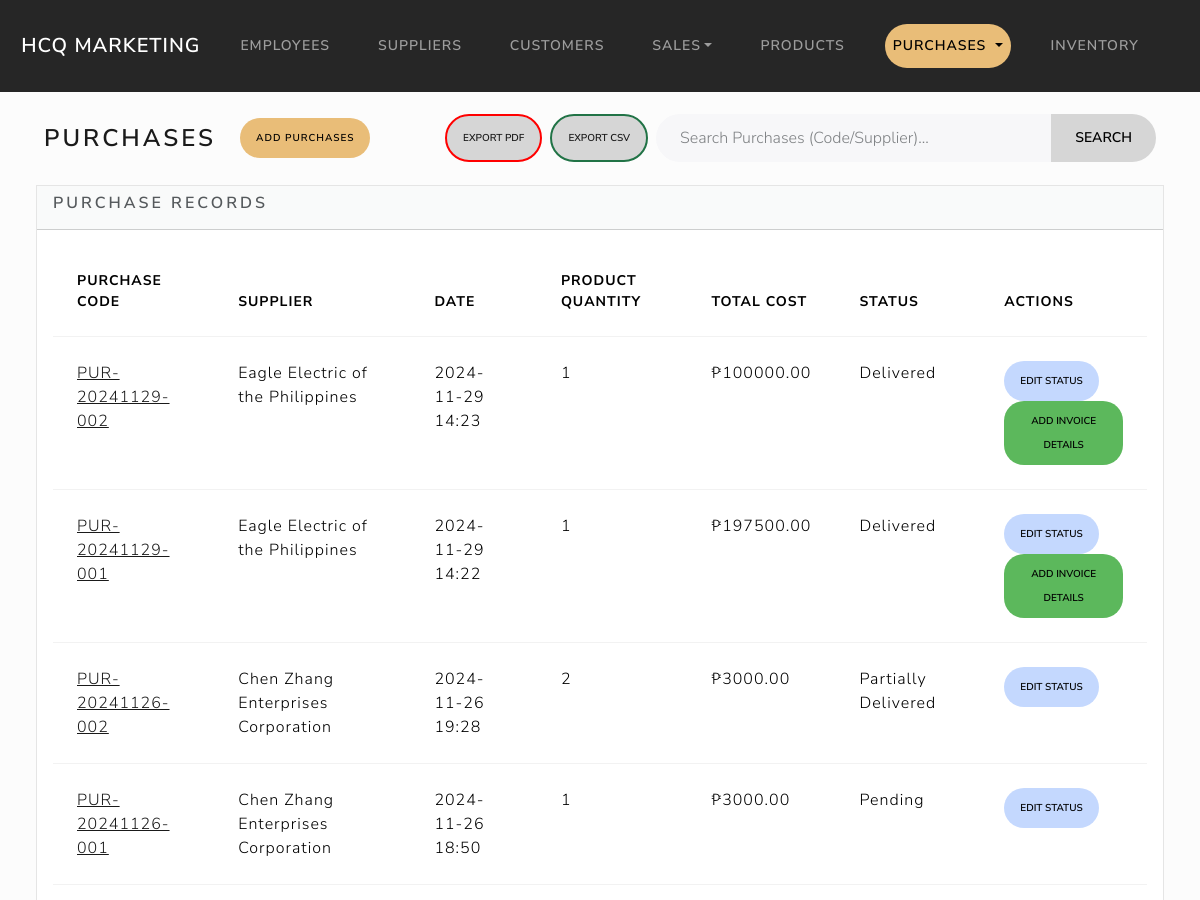
Before: /purchases/ (upper part) with the older database file.
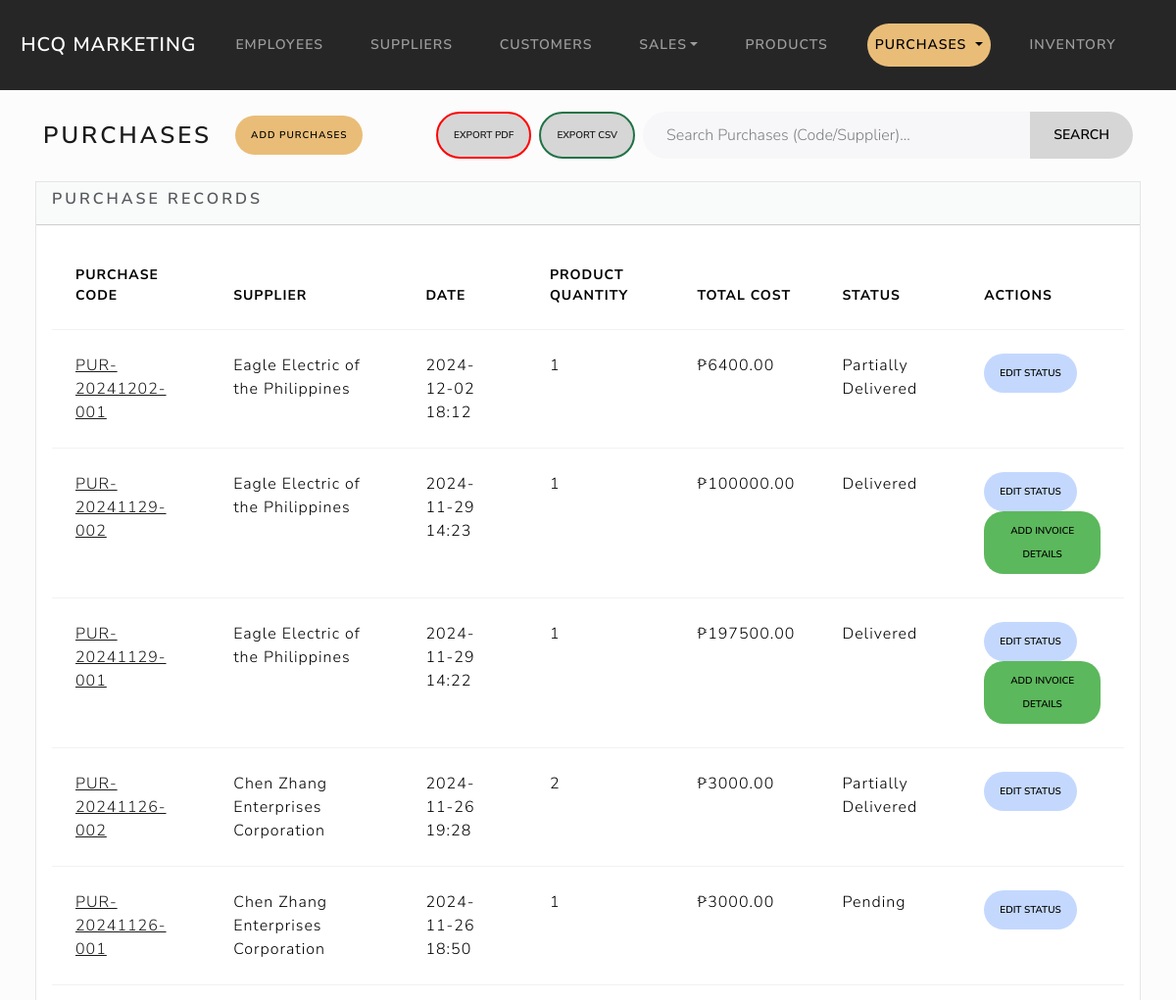
After: the same page with the newer database file.
### purchases/models.py (models this page shows, shortened)
class Purchase(models.Model):
    STATUS_CHOICES = [
        ('Pending', 'Pending'),
        ('Partially Delivered', 'Partially Delivered'),
        ('Delivered', 'Delivered'),
        ('Cancelled', 'Cancelled'),
    ]
    supplier = models.ForeignKey(Supplier, on_delete=models.CASCADE, related_name='purchases')
    date = models.DateTimeField(auto_now_add=True)
    total_cost = models.DecimalField(max_digits=10, decimal_places=2, default=0.00)
    purchase_code = models.CharField(max_length=20, unique=True, editable=False, blank=True)
    status = models.CharField(max_length=20, choices=STATUS_CHOICES, default='Pending')

### suppliers/models.py (models this page shows, shortened)
class Supplier(models.Model):
    Supplier_Status = [
        ('Active', 'Active'),
        ('Inactive', 'Inactive'),
    ]
    first_name = models.CharField(max_length=50)
    last_name = models.CharField(max_length=50)
    supplier_hardware = models.CharField(max_length=50)
    email = models.EmailField(max_length=100)
    address = models.CharField(max_length=100)
    contact_num = models.CharField(max_length=15)
    dateStart = models.DateField("Date Started")
    dateEdit = models.DateTimeField(default=timezone.now)
    status = models.CharField(max_length=20, choices=Supplier_Status, default='Active')

### purchases/views.py (the view)
# urls.py: path('purchases/', views.purchase_index, name='purchase_index'),
def purchase_index(request):
    search_query = request.GET.get('search', '').strip()
    if search_query:
        purchases = Purchase.objects.filter(
            Q(purchase_code__icontains=search_query) |
            Q(supplier__supplier_hardware__icontains=search_query)
        ).annotate(product_count=Count('items')).order_by('-date')
        results_count = purchases.count()
        messages.info(request, f"{results_count} result(s) found for '{search_query}'.")
    else:
        purchases = Purchase.objects.annotate(product_count=Count('items')).order_by('-date')
        results_count = 0
    for purchase in purchases:
        for item in purchase.items.all():
            item.remaining_quantity = item.quantity - item.delivered_quantity
    return render(request, 'purchases/index.html', {
        'purchases': purchases,
        'results_count': results_count,
        'search_query': search_query
    })

### purchases/templates/purchases/index.html (shortened to what this page needs)
{% extends "base.html" %}
{% block body %}
<div class="d-flex justify-content-between align-items-center m-3">
    <div class="d-flex align-items-center">
        <h3 class="m-3">Purchases</h3>
        <a href="{% url 'purchases:add_purchase' %}" class="btn btn-add btn-sm ms-2">Add Purchases</a>
    </div>
    <div class="d-flex ms-auto">
        <button class="btn btn-pdf btn-sm me-2">
            <a href="{% url 'purchases:export_purchases_pdf' %}" style="text-decoration: none !important;">Export PDF</a>
        </button>
        <button class="btn btn-excel btn-sm me-2">
            <a href="{% url 'purchases:export_purchases_csv' %}" style="text-decoration: none !important;">Export CSV</a>
        </button>
        <form method="get" action="" class="d-flex me-3" style="width: 500px;">
            <div class="input-group">
                <input type="text" class="form-control" placeholder="Search Purchases (Code/Supplier)..." name="search" style="border-radius: 30px 0 0 30px;">
                <button class="btn btn-search" type="submit" style="border-radius: 0 30px 30px 0;">Search</button>
            </div>
        </form>
    </div>
</div>
<div class="row">
    <div class="col-12">
        {% if purchases %}
        <div class="card bg-light ms-4 me-4 mb-4">
            <div class="card-header">
                <h5 class="card-title">Purchase Records</h5>
            </div>
            <div class="card-body">
                <div class="table-responsive">
                    <table class="table table-hover">
                        <thead>
                            <tr>
                                <th scope="col">Purchase Code</th>
                                <th scope="col">Supplier</th>
                                <th scope="col">Date</th>
                                <th scope="col">Product Quantity</th>
                                <th scope="col">Total Cost</th>
                                <th scope="col">Status</th>
                                <th scope="col">Actions</th>
                            </tr>
                        </thead>
                        <tbody>
                            {% for purchase in purchases %}
                            <tr>
                                <td><a href="{% url 'purchases:purchase_detail' purchase.id %}">{{ purchase.purchase_code }}</a></td>
                                <td>{{ purchase.supplier.supplier_hardware }}</td>
                                <td>{{ purchase.date|date:"Y-m-d H:i" }}</td>
                                <td>{{ purchase.product_count }}</td>
                                <td>₱{{ purchase.total_cost }}</td>
                                <td><span>{{ purchase.status }}</span></td>
                                <td>
                                    <button class="btn btn-edit btn-sm" data-bs-toggle="modal" data-bs-target="#editStatusModal{{ purchase.id }}">
                                        Edit Status
                                    </button>
                                    {% if purchase.status == 'Delivered' and not purchase.invoice %}
                                        <button class="btn btn-add-save btn-sm" data-bs-toggle="modal" data-bs-target="#addInvoiceModal{{ purchase.id }}">
                                            Add Invoice Details
                                        </button>
                                    {% endif %}
                                </td>
                            </tr>
                            {% endfor %}
                        </tbody>
                    </table>
                </div>
            </div>
        </div>
        {% else %}
        <h5 class="alert alert-primary ms-4 me-4">No Purchase Records</h5>
        {% endif %}
    </div>
</div>
{% endblock %}

Changed rows visible on the page:
added Purchase: purchase_code "PUR-20241202-001", supplier.supplier_hardware "Eagle Electric of the Philippines", date "2024-12-02 18:12", product_count "1", total_cost "6400.00", status "Partially Delivered"
